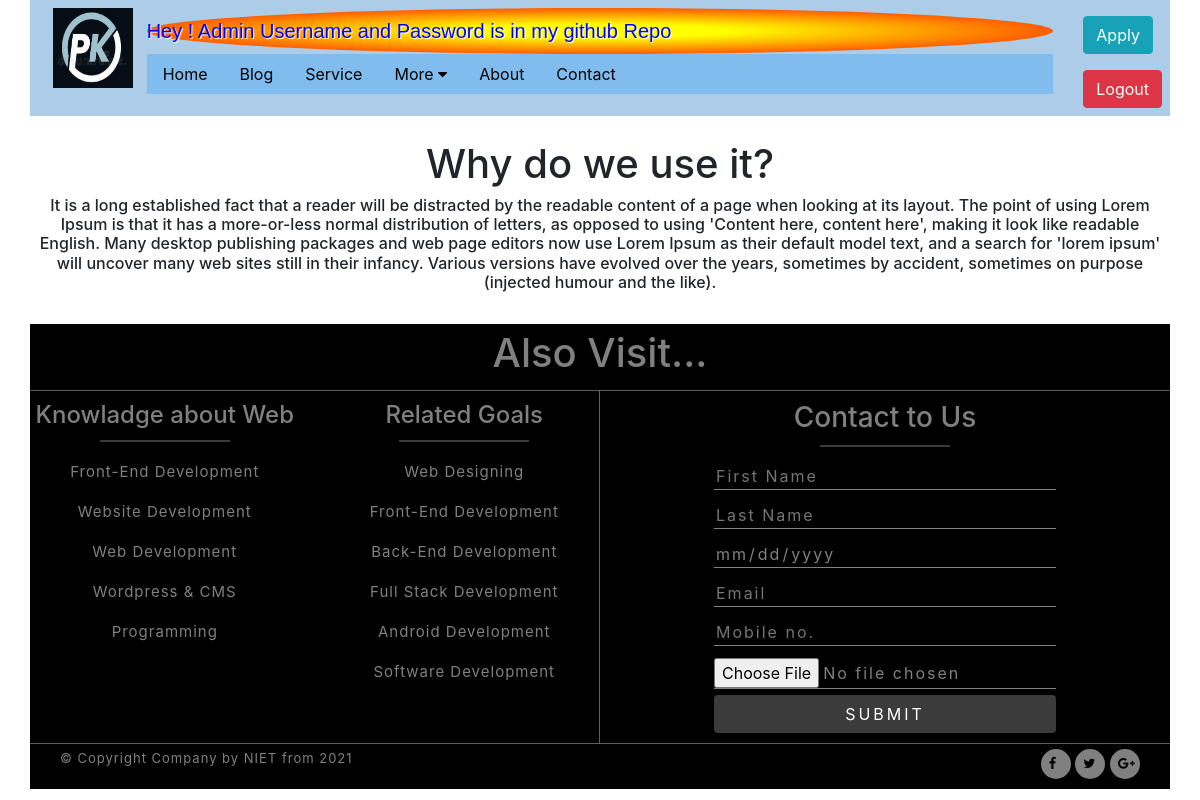
/newsDes/3 (signed in), run on the app's committed database.
### myapp/models.py (models this page shows)
class Services(models.Model):
    blog_title = models.CharField(max_length=50)
    blog_desc = HTMLField()

### myapp/views.py (the view)
# urls.py: path('newsDes/<id>', views.newsDes),
@login_required(login_url='login')
def newsDes(request, id):
    news = Services.objects.get(id=id)
    data = {
        'news': news,
        'title': 'News',
    }
    return render(request, 'newsDes.html', data)

### templates/newsDes.html (shortened to what this page needs)
{% extends "base.html" %}
{% block content %}
<div class="container text-center my-4">
    <h1>{{news.blog_title | capfirst | safe}}</h1>
    <div class="row">
        <div class="col-md-12">
            <div class="row">
                    <h6>{{news.blog_desc | safe}}</h6>
                </div>
            </div>
            </div>
            </div>
{% endblock %}

### static/demo.css (style rules this page uses)
body { background-image: url(https://images.unsplash.com/photo-1464618663641-bbdd760ae84a?ixid=MXwxMjA3fDB8MHxzZWFyY2h8MTYyfHxiYWNrZ3JvdW5kJTIwY2xpbWF4fGVufDB8fDB8&ixlib=rb-1.2.1&auto=format&fit=crop&w=500&q=60); background-repeat: no-repeat; background-size: cover; background-attachment: fixed; }

### data on the page
Services: blog_title "Why do we use it?", blog_desc "It is a long established fact that a reader will be distracted by the readable content of a page when looking at its layout. The point of using Lorem Ipsum is that it has a more-or-less normal distribution of letters, as opposed to using 'Content here, content here', making it look like readable English. Many desktop publishing packages and web page editors now use Lorem Ipsum as their default model text, and a search for 'lorem ipsum' will uncover many web sites still in their infancy. Various versions have evolved over the years, sometimes by accident, sometimes on purpose (injected humour and the like)."
